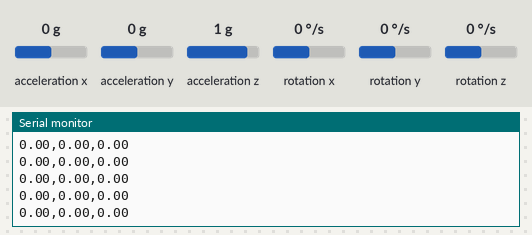
Recording of a sketch running on a simulated Arduino Uno, built with avr-gcc and run on an emulated ATmega328P. On the bench: the last lines printed to the serial monitor. The inputs (shaded band) are chosen by the test bench; at power-on: acceleration x 0 g, acceleration y 0 g, acceleration z 1 g, rotation z 0 °/s, rotation x 0 °/s, rotation y 0 °/s.

Above: at 1.7 s.
1.8 s: acceleration x set to -1.4 g
At 2.6 s:
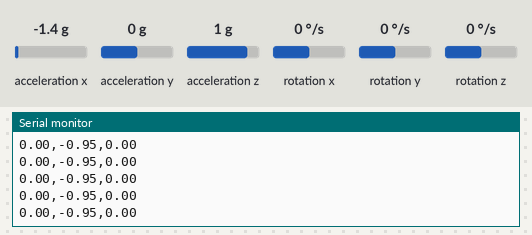
3.3 s: acceleration y set to -1.4 g
At 4.2 s:
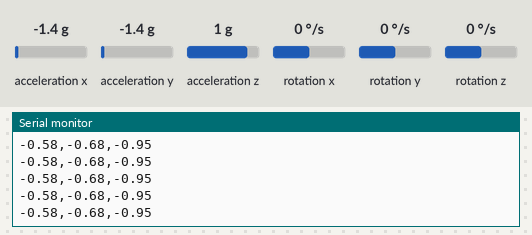
6.3 s: acceleration z set to -1.4 g
At 7.2 s:
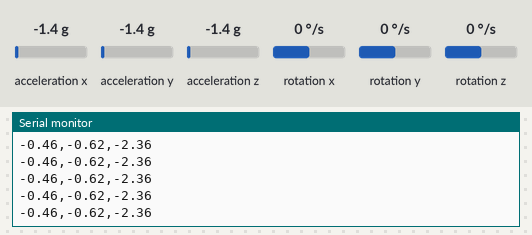
7.8 s: rotation z set to -192 °/s
At 8.8 s:
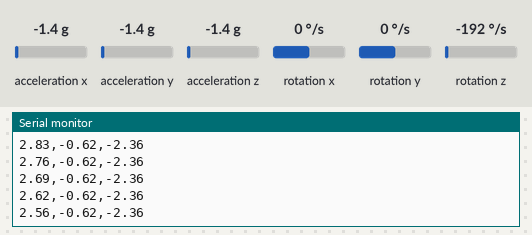
Timing chart, 0 to 10.3 s (numbered marks = the images above; inputs shaded):
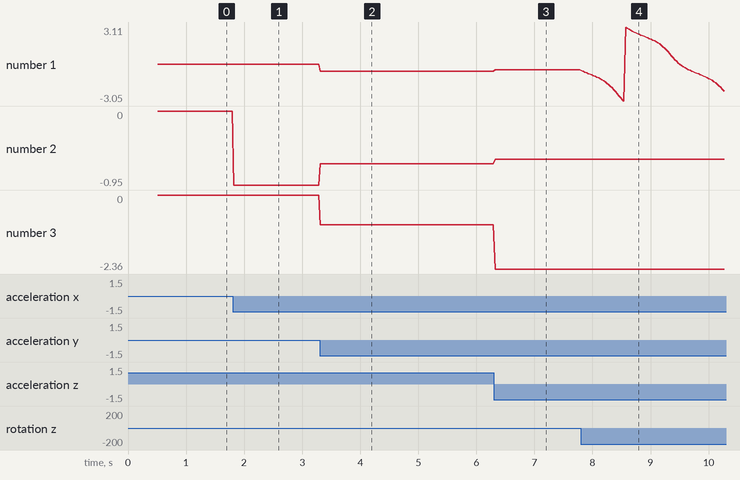

The sketch:

MAIN.ino
```cpp
#include "I2Cdev.h"
#include "MPU6050_6Axis_MotionApps20.h"
MPU6050 mpu;

uint8_t fifoBuffer[45];         // буфер

void setup() {
  Serial.begin(9600);
  Wire.begin();
  //Wire.setClock(1000000UL);   // разгоняем шину на максимум

  // инициализация DMP
  mpu.initialize();
  mpu.dmpInitialize();
  mpu.setDMPEnabled(true);
}

void loop() {
  static uint32_t tmr;
  if (millis() - tmr >= 20) {  // таймер на 11 мс (на всякий случай)
    if (mpu.dmpGetCurrentFIFOPacket(fifoBuffer)) {
      // переменные для расчёта (ypr можно вынести в глобал)
      Quaternion q;
      VectorFloat gravity;
      float ypr[3];

      // расчёты
      mpu.dmpGetQuaternion(&q, fifoBuffer);
      mpu.dmpGetGravity(&gravity, &q);
      mpu.dmpGetYawPitchRoll(ypr, &q, &gravity);

      // выводим результат в радианах (-3.14, 3.14)
      Serial.print(ypr[0]); // вокруг оси Z
      Serial.print(',');
      Serial.print(ypr[1]); // вокруг оси Y
      Serial.print(',');
      Serial.print(ypr[2]); // вокруг оси X
      Serial.println();
      // для градусов можно использовать degrees()

      tmr = millis();  // сброс таймера
    }
  }
}
```

Measured:
- after the input at 1.8 s, the serial monitor: prints a new line at once (image 1)
- after the input at 3.3 s, the serial monitor: prints a new line at once (image 2)
- after the input at 6.3 s, the serial monitor: prints a new line at once (image 3)
- after the input at 7.8 s, the serial monitor: prints a new line at once (image 4)
- plotted number 1: 0 → -0.58 after the input at 3.3 s, -0.58 → -0.46 after the input at 6.3 s, -0.46 → -2.24 after the input at 7.8 s
- plotted number 2: 0 → -0.95 after the input at 1.8 s, -0.95 → -0.68 after the input at 3.3 s, -0.68 → -0.62 after the input at 6.3 s
- plotted number 3: -0.95 → -2.36 after the input at 6.3 s
